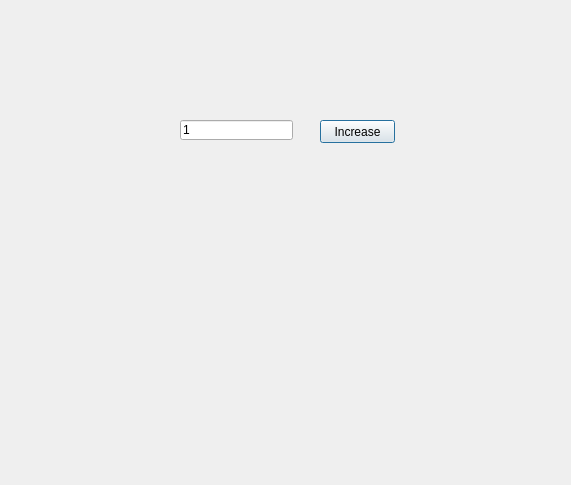
<?xml version="1.0" encoding="UTF-8"?>
<ui version="4.0">
 <class>Dialog</class>
 <widget class="QDialog" name="Dialog">
  <property name="geometry">
   <rect>
    <x>0</x>
    <y>0</y>
    <width>571</width>
    <height>485</height>
   </rect>
  </property>
  <property name="windowTitle">
   <string>Dialog</string>
  </property>
  <widget class="QPushButton" name="pb">
   <property name="geometry">
    <rect>
     <x>320</x>
     <y>120</y>
     <width>75</width>
     <height>23</height>
    </rect>
   </property>
   <property name="text">
    <string>Increase</string>
   </property>
  </widget>
  <widget class="QLineEdit" name="le">
   <property name="geometry">
    <rect>
     <x>180</x>
     <y>120</y>
     <width>113</width>
     <height>20</height>
    </rect>
   </property>
   <property name="text">
    <string>1</string>
   </property>
  </widget>
 </widget>
 <resources/>
 <connections/>
</ui>
